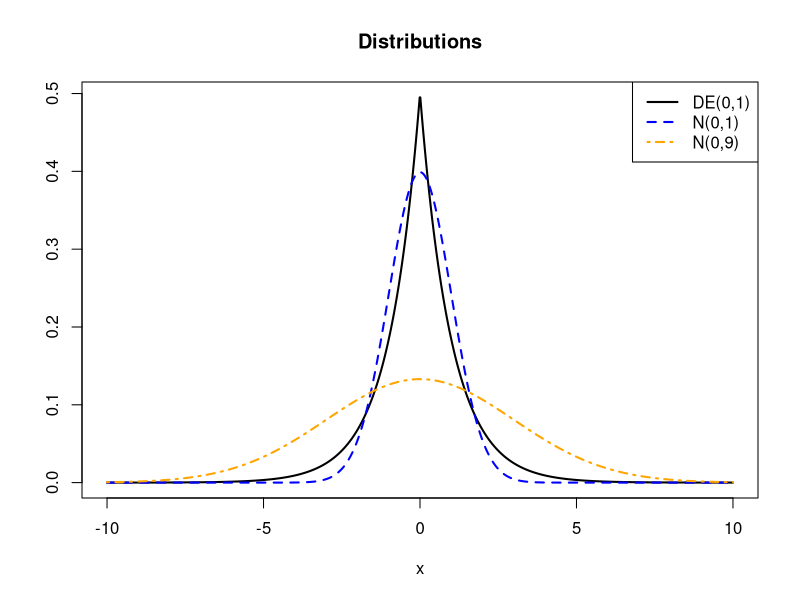
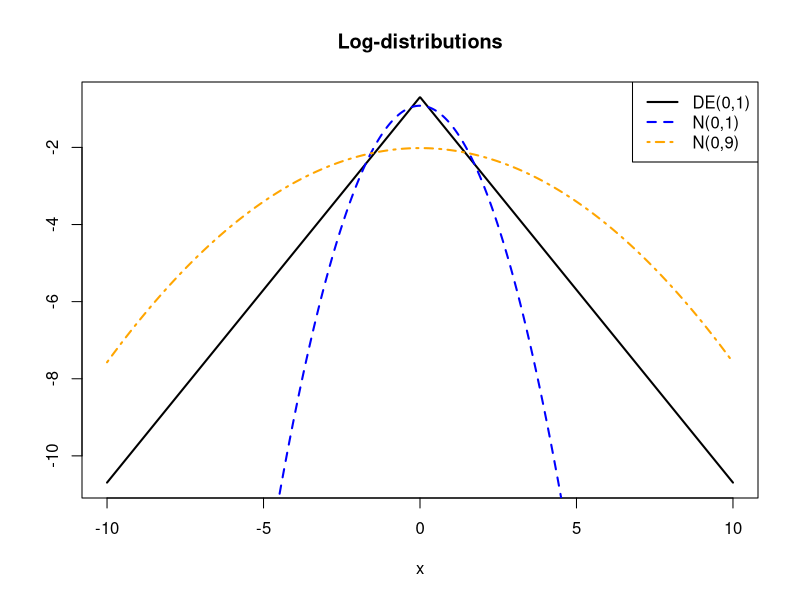
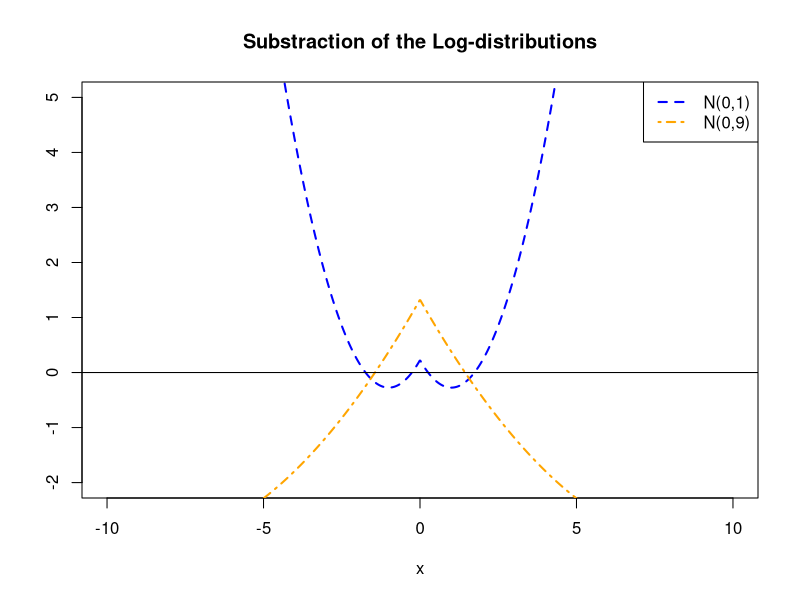
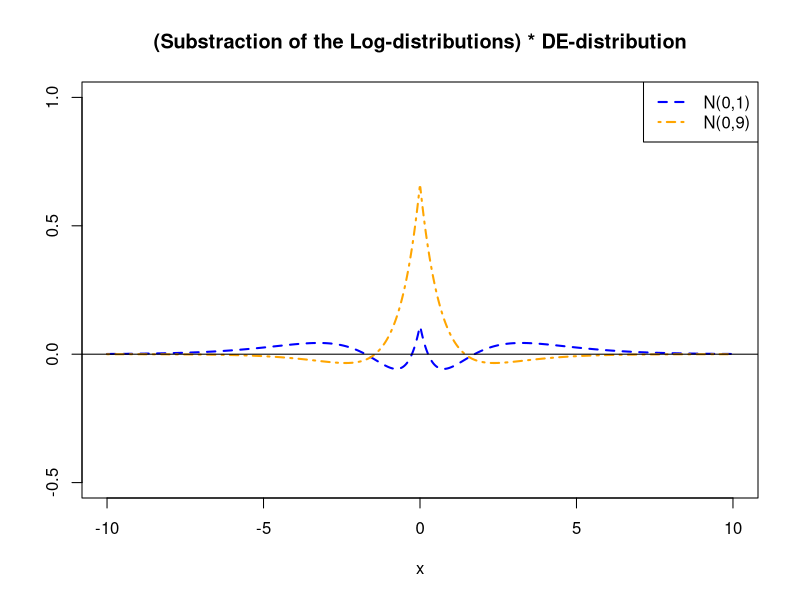
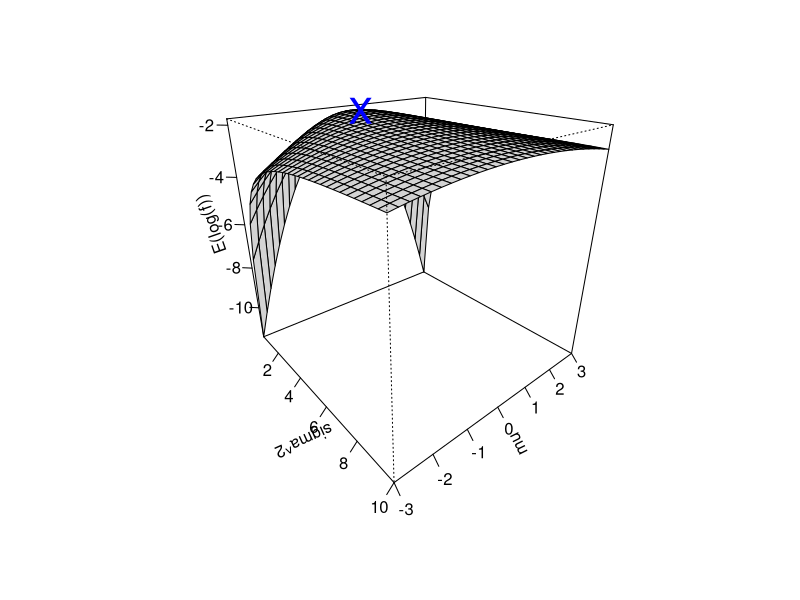
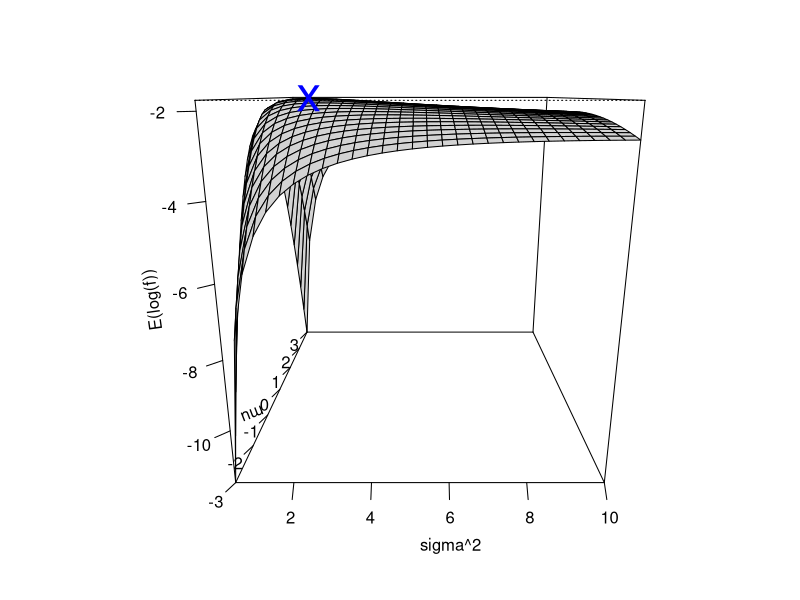
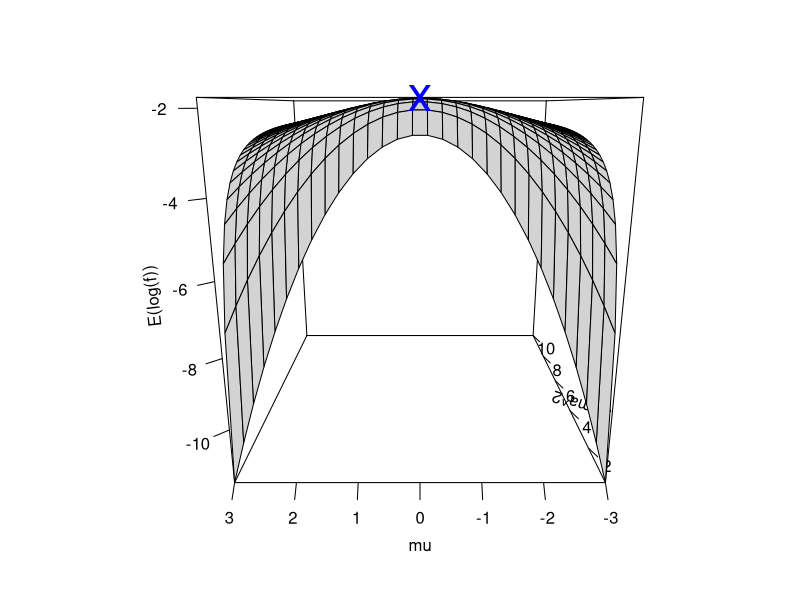
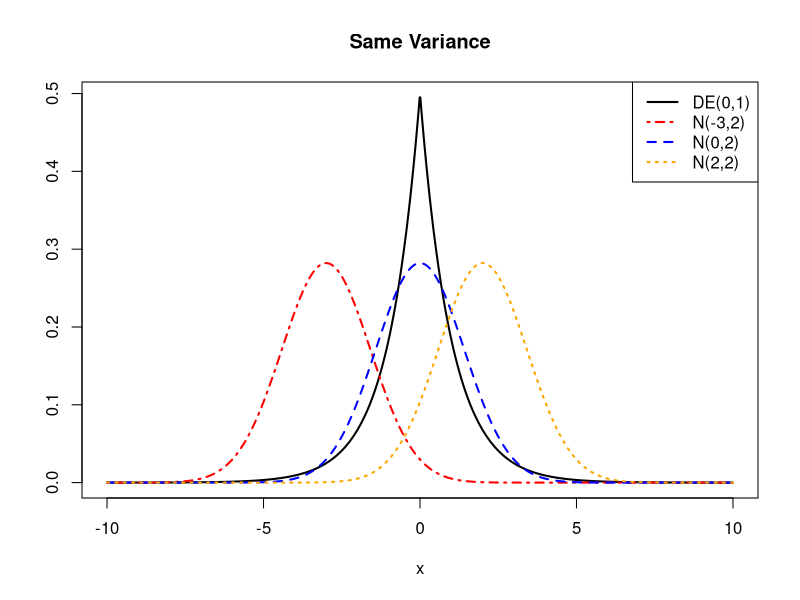

These figures' R source, in order:
#################################################################
# Übung zu Schätzen und Testen 1 im WiSe 2013/14
# R-Lösung zur Übung 8 am 10.12.2013
# Autor: Ludwig Bothmann
#################################################################

#################### 
# Aufgabe 17
####################

# Dichte der Doppelexponentialverteilung
ddopexp <- function(x, mu_0=0, sigma_0=1){

	1/(2*sigma_0) * exp(- abs(x-mu_0)/sigma_0)

}

# oder:
library(VGAM)
?dlaplace

# Gitter an x-Werten
x.grid <- seq(-10, 10, length=1000)

# Lokations- und Skalenparameter der DE-Vtlg.
mu_0 <- 0
sigma_0 <- 1


pdf("exercises/information-theory/figure/plots_kld_example.pdf", width=12, height=8)

# Standardabweichung der NV
sd2 <- sqrt(9)
sd1 <- sqrt(1)

# Plot Dichte DE und NV mit den beiden Standardabweichungen
par(mfrow=c(1,1))
plot(x.grid, ddopexp(x.grid, mu_0, sigma_0), type="l", lwd=2, 
	  ylab="", xlab="x", main="Distributions")
lines(x.grid, dnorm(x.grid, mean=0, sd=sd1), lty=2, col="blue", lwd=2)
lines(x.grid, dnorm(x.grid, mean=0, sd=sd2), lty=4, col="orange", lwd=2)
legend("topright", c("DE(0,1)",paste("N(0,",round(sd1^2,2),")", sep=""), 
							paste("N(0,",round(sd2^2,2),")", sep="")),
		 lty=c(1,2,4), 
		 col=c("black", "blue", "orange"), lwd=2)

# Plot Log-Dichten
par(mfrow=c(1,1))
plot(x.grid, log(ddopexp(x.grid, mu_0, sigma_0)), type="l", lwd=2, 
	  ylab=" ", xlab="x", main="Log-distributions")
lines(x.grid, log(dnorm(x.grid, mean=0, sd=sd1)), lty=2, col="blue", lwd=2)
lines(x.grid, log(dnorm(x.grid, mean=0, sd=sd2)), lty=4, col="orange", lwd=2)
legend("topright", c("DE(0,1)",paste("N(0,",round(sd1^2,2),")", sep=""), 
							paste("N(0,",round(sd2^2,2),")", sep="")),
		 lty=c(1,2,4), 
		 col=c("black", "blue", "orange"), lwd=2)

# Plot Differenz Log-Dichten
par(mfrow=c(1,1))
plot(x.grid, log(ddopexp(x.grid, mu_0, sigma_0)) 
	  - log(dnorm(x.grid, mean=0, sd=sd1)), type="l", lty=2, col="blue", lwd=2, 
	  ylab="", xlab="x", ylim=c(-2,5), main="Substraction of the Log-distributions")
lines(x.grid, log(ddopexp(x.grid, mu_0, sigma_0)) 
		- log(dnorm(x.grid, mean=0, sd=sd2)), lty=4, col="orange", lwd=2)
abline(h=0)
legend("topright", c(paste("N(0,",round(sd1^2,2),")", sep=""), 
							paste("N(0,",round(sd2^2,2),")", sep="")),
		 lty=c(2,4), 
		 col=c( "blue", "orange"), lwd=2)

# Plot (Differenz der Log-Dichten) * DE-Dichte
par(mfrow=c(1,1))
plot(x.grid, ddopexp(x.grid, mu_0, sigma_0)*(log(ddopexp(x.grid, mu_0, sigma_0)) 
	  - log(dnorm(x.grid, mean=0, sd=sd1))), type="l", lty=2, col="blue", lwd=2, 
	  ylab="", xlab="x", ylim=c(-0.5,1), 
	  main="(Substraction of the Log-distributions) * DE-distribution")
lines(x.grid, ddopexp(x.grid, mu_0, sigma_0)*(log(ddopexp(x.grid, mu_0, sigma_0)) 
		- log(dnorm(x.grid, mean=0, sd=sd2))), lty=4, col="orange", lwd=2)
abline(h=0)
legend("topright", c(paste("N(0,",round(sd1^2,2),")", sep=""), 
							paste("N(0,",round(sd2^2,2),")", sep="")),
		 lty=c(2,4), 
		 col=c( "blue", "orange"), lwd=2)

dev.off()




pdf("exercises/information-theory/figure/kld_maxim_example.pdf", width=12, height=8)

Elogf <- function(sigma2, mu, sigma_02, mu_0){
	
	elog <- -1/2*log(2*pi*sigma2) - 1/(2*sigma2)*(2*sigma_02 + (mu - mu_0)^2)

	return(elog)
}

# (Folgende Funktion erleichtert das Plotten)
perspPlot <- function(yMin=0.5, yMax=10, zMin=-3, zMax=3, 
							 sigma_02=1, mu_0=0, seqLength=30,...){
	
	# Gitter von x- und y-Werten
	ygrid <- seq(yMin, yMax, length=seqLength)
	zgrid <- seq(zMin, zMax, length=seqLength)
	
	# z-Matrix aufstellen und füllen
	fmat <- matrix(0, nrow=seqLength, ncol=seqLength)
	for(i in 1:seqLength){
		for(j in 1:seqLength){
			fmat[i,j] <- Elogf(ygrid[i], zgrid[j], sigma_02, mu_0)
		}
	}
	
	# Eigentliches Plotten
	persp(ygrid, zgrid, fmat, xlab="sigma^2", ylab="mu", zlab="E(log(f))", 
			ticktype="detailed", 
			col="lightgray", ...) -> res
	return(res)

}

perspPlot(theta=50, phi=25) -> res
points(trans3d(2, 0, Elogf(2, 0,1,0), pmat=res),
		 col="blue", pch="x", cex=3)

perspPlot(theta=0, phi=16) -> res
points(trans3d(2, 0, Elogf(2, 0,1,0), pmat=res),
		 col="blue", pch="x", cex=3)

perspPlot(theta=-90, phi=15) -> res
points(trans3d(2, 0, Elogf(2, 0,1,0), pmat=res),
		 col="blue", pch="x", cex=3)
dev.off()
# => Funktion in sigma^2 und mu!

pdf("exercises/information-theory/figure/kld_configurations_example.pdf", width=12, height=8)
# Plots der Dichten der DE- und N-Vtlg für verschiedene 
#	Parameterkombinationen
par(mfrow=c(1,1))
plot(x.grid, ddopexp(x.grid, mu_0, sigma_0), type="l", lwd=2, 
	  ylab="", xlab="x", main="Same Variance")
lines(x.grid, dnorm(x.grid, mean=-3, sd=sqrt(2)), lty=4, col="red", lwd=2)
lines(x.grid, dnorm(x.grid, mean=0, sd=sqrt(2)), lty=2, col="blue", lwd=2)
lines(x.grid, dnorm(x.grid, mean=2, sd=sqrt(2)), lty=3, col="orange", lwd=2)
legend("topright", c("DE(0,1)", "N(-3,2)", "N(0,2)", "N(2,2)"), 
		 lty=c(1,4,2,3), 
		 col=c("black", "red", "blue", "orange"), lwd=2)

par(mfrow=c(1,1))
plot(x.grid, ddopexp(x.grid, mu_0, sigma_0), type="l", lwd=2, 
	  ylab="", xlab="x", main="Original and misspecified distribution, with optimal parameters. ")
lines(x.grid, dnorm(x.grid, mean=0, sd=sqrt(2)), lty=2, col="blue", lwd=2)
legend("topright", c("DE(0,1)","N(0,2)"), 
		 lty=c(1,4,2), 
		 col=c("black", "blue"), lwd=2)

dev.off()
